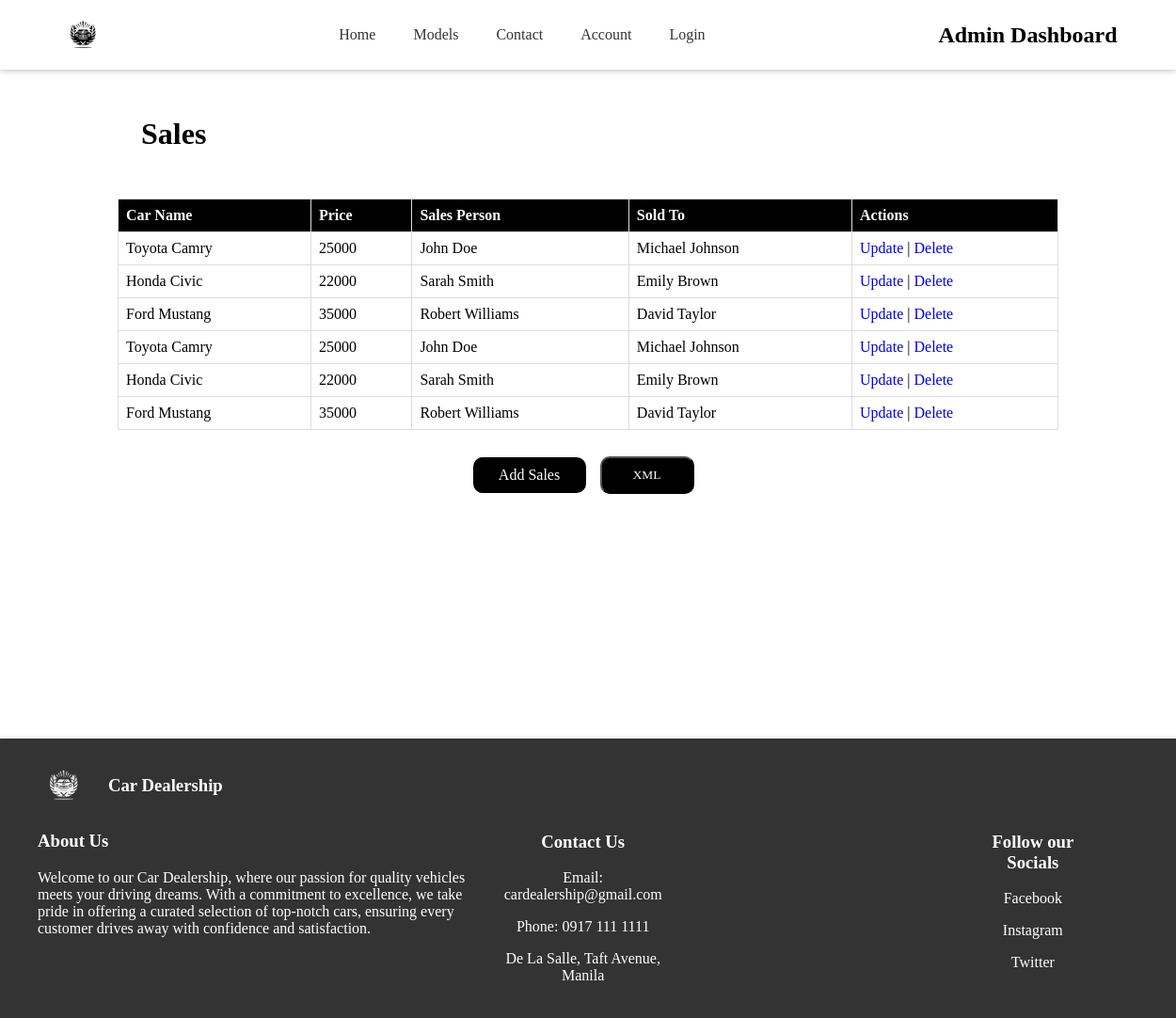
/View/sales.php, run on the app's committed database.
### tables this page shows
CREATE TABLE `sales` (
  `id` int(255) NOT NULL,
  `car` varchar(55) NOT NULL,
  `price` int(255) NOT NULL,
  `salesPerson` varchar(255) NOT NULL,
  `soldTo` varchar(255) NOT NULL
);

### View/sales.php (the view, shortened to what this page needs)
<?php
include '../Controller/connect.php';
?>
<!DOCTYPE html>
<html lang="en">
<head>
    <link rel="stylesheet" href="../Public/style/dash.css">
</head>
<body>
    <header>
        <nav class="navbar">
            <div class="logo">
                <img src="../Public/img/Logo.webp" alt="Car Dealership Logo">
            </div>
            <ul class="nav-links">
                <li><a href="index.php">Home</a></li>
                <li><a href="models.php">Models</a></li>
                <li><a href="contact.php">Contact</a></li>
                <li><a href="account.php">Account</a></li>
                <?php
                    if (isset($_SESSION['email'])) {
                        if ($_SESSION['role'] == 'admin') {
                            echo '<li><a href="dashboard.php">Dashboard</a></li>';
                        }
                        echo '<li><a href="logout.php">Logout</a></li>';
                    } else {
                        echo '<li><a href="signup.php">Login</a></li>';
                    }
                 ?>
            </ul>
            <h1> Admin Dashboard </h1>
        </nav>
    </header>
        <h1 class="dashboard"> Sales </h1>
        <div class="table">
    <table>
        <tr>
            <th>Car Name</th>
            <th>Price</th>
            <th>Sales Person</th>
            <th>Sold To</th>
            <th>Actions</th>
        </tr>
        <?php
        $sql = "SELECT * FROM sales";
        $result = $conn->query($sql);
        if ($result->num_rows > 0) {
            while ($row = $result->fetch_assoc()) {
                echo "<tr>";
                echo "<td>" . $row["car"] . "</td>";
                echo "<td>" . $row["price"] . "</td>";
                echo "<td>" . $row["salesPerson"] . "</td>";
                echo "<td>" . $row["soldTo"] . "</td>";
                echo "<td>";
                echo "<a href='update_sale.php?id=" . $row["id"] . "'>Update</a> | ";
                echo "<a href='delete_sale.php?id=" . $row["id"] . "'>Delete</a>";
                echo "</td>";
                echo "</tr>";
            }
        } else {
            echo "<tr><td colspan='4'>No sales found.</td></tr>";
        }
        ?>
    </table>
    <br>
    <div class="last-buttons">
        <div class="add-butt">
        <a href="add_sale.php" class="add-button">Add Sales</a>
        </div>
        <br>
        <div class="gen-butt">
        <form action="<?php echo htmlspecialchars($_SERVER["PHP_SELF"]); ?>" method="post">
            <button type="submit" name="generate_xml">XML</button>
        </form>
        </div>
    </div>
</div>
<div class="spacer v250">
                </div>
        <footer>
    <div class="footContent">
        <div class="left">
            <div class="row">
                <div class="theFootLogo">
                    <img src="../Public/img/logoWhite.png" alt="Car Dealership Logo">
                </div>
                <div class="footTitle">
                    <h3>Car Dealership</h3>
                </div>
            </div>
            <div class="about">
                <h3>About Us</h3>
                <p>Welcome to our Car Dealership, where our passion for quality vehicles meets your driving dreams. With a commitment to excellence, we take pride in offering a curated selection of top-notch cars, ensuring every customer drives away with confidence and satisfaction.</p>
            </div>
        </div>
        <div class="mid">
            <h3>Contact Us</h3>
            <p>Email: cardealership@gmail.com</p>
            <p>Phone: 0917 111 1111</p>
            <p>De La Salle, Taft Avenue, Manila</p>
        </div>
        <div class="right">
            <h3>Follow our Socials</h3>
                <p>Facebook</p>
                <p>Instagram</p>
                <p>Twitter</p>
        </div>
    </footer>
</body>
</html>

### Public/style/dash.css (style rules this page uses)
body, h1, ul, li, a { margin: 0; padding: 0; text-decoration: none; list-style: none; font-family: caros light; }
.navbar { display: flex; justify-content: space-between; align-items: center; padding: 10px 5%; background-color: #fff; box-shadow: 0 2px 5px rgba(0,0,0,0.2); }
.logo img { height: 50px; }
.nav-links { display: flex; }
.nav-links li { padding: 0 20px; }
.nav-links li a { font-size: 16px; color: #333; transition: color 0.3s ease; }
footer { background-color: #333; color: #fff; padding: 20px; text-align: center; width: 100%; box-shadow: 0 0 5px rgba(0,0,0,0.2); bottom: 0; }
.footContent { display: flex; flex-direction: row; justify-content: space-between; }
.theFootLogo img { height: 55px; margin-left: 20px; }
.row { display: flex; flex-direction: row; }
.left { display: flex; flex-direction: column; width: 500px; }
.footTitle { margin-left: 20px; }
.about { text-align: left; margin-left: 20px; }
.right { margin-top: 60px; margin-right: 100px; }
.mid { margin-top: 60px; margin-right: 300px; }
.dashboard { padding: 50px; margin-left: 100px; }
table { margin: auto; border-collapse: collapse; width: 80%; }
th, td { border: 1px solid #ddd; padding: 8px; text-align: left; }
th { background-color: black; color: white; }
.add-butt { background: black; width: 100px; margin-top: 10px; margin: auto; padding: 10px; text-align: center; border-radius: 10px; }
.add-button { color: white; }
.gen-butt { width: 100px; margin: auto; padding: 10px; text-align: center; border-radius: 10px; }
.gen-butt button { background: black; color: white; width: 100px; margin: auto; padding: 10px; text-align: center; border-radius: 10px; font-family: caros light; }
.last-buttons { display: flex; width: 250px; margin: auto; }
.spacer.v250 { height: 250px; }
body { display: flex; flex-direction: column; min-height: 100vh; }

### data on the page
sales: car "Toyota Camry", price "25000", salesPerson "John Doe", soldTo "Michael Johnson"
sales: car "Honda Civic", price "22000", salesPerson "Sarah Smith", soldTo "Emily Brown"
sales: car "Ford Mustang", price "35000", salesPerson "Robert Williams", soldTo "David Taylor"
sales: car "Toyota Camry", price "25000", salesPerson "John Doe", soldTo "Michael Johnson"
sales: car "Honda Civic", price "22000", salesPerson "Sarah Smith", soldTo "Emily Brown"
sales: car "Ford Mustang", price "35000", salesPerson "Robert Williams", soldTo "David Taylor"
